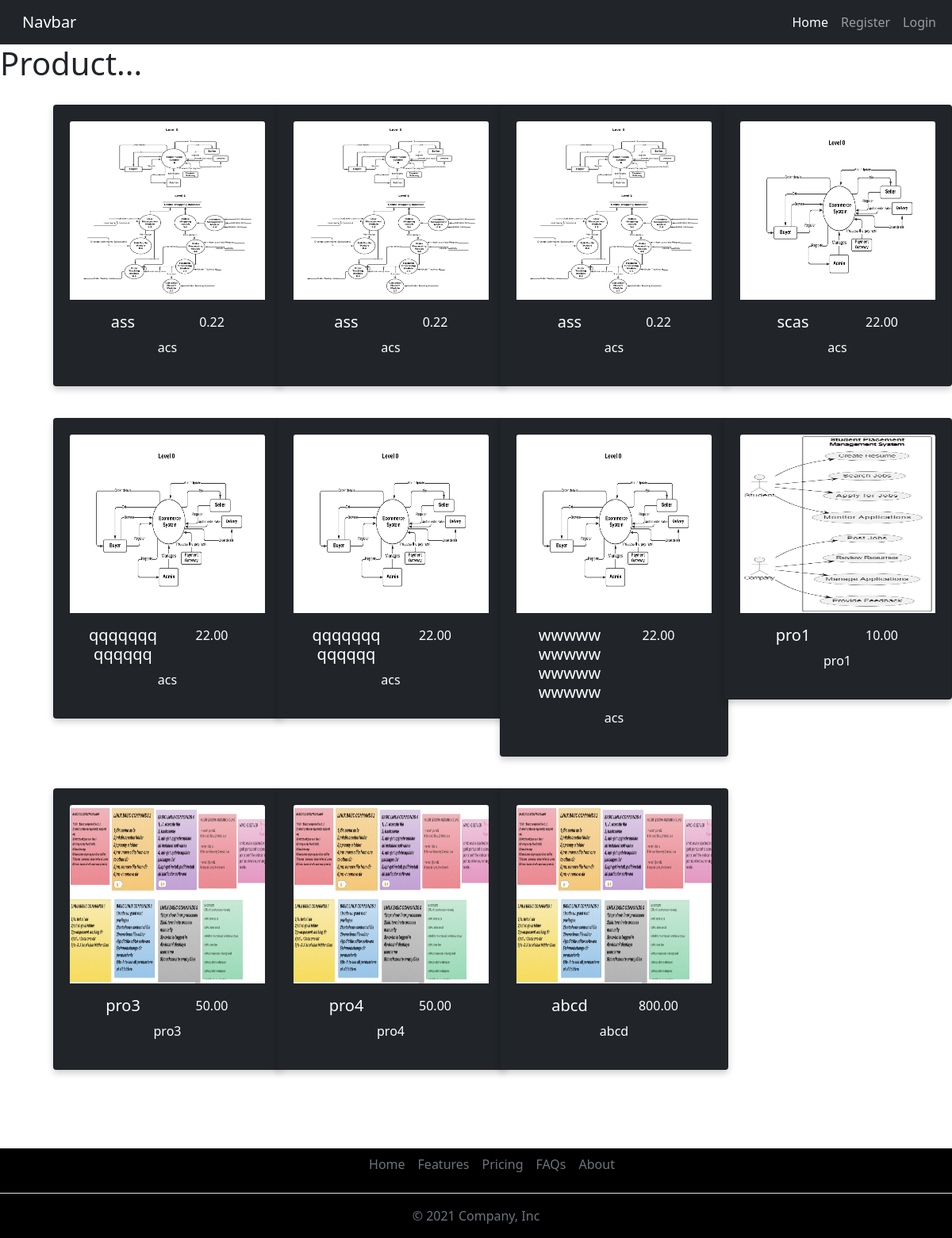
/product, run on the app's committed database.
### Ecommerce/models.py (models this page shows, shortened)
class Product(models.Model):
    name = models.CharField(max_length=255)
    description = models.CharField(max_length=500)
    price = models.DecimalField(max_digits=10, decimal_places=2)
    seller = models.ForeignKey(User, on_delete=models.CASCADE, related_name='products')
    image = models.ImageField(upload_to='product_images/')
    discount = models.PositiveIntegerField(validators=[validators.MaxValueValidator(100)])
    quantity = models.PositiveIntegerField(default=0)
    category = models.ForeignKey('Category', on_delete=models.SET_NULL, null=True, blank=True)
    brand = models.CharField(max_length=255, null=True, blank=True)
    rating = models.FloatField(default=0.0)
    created_at = models.DateTimeField(auto_now_add=True)

### Ecommerce/views.py (the view)
# urls.py: path('product',views.product,name="product"),
def product(request):
    products = Product.objects.all()
    return render(request, 'Products/product.html', {'products': products})

### Ecommerce/Templates/Products/product.html (shortened to what this page needs)
{% include 'helper/header.html' %}
<h1> Product...</h1>
<div class="container">
    <div class="row">
        {% for product in products %}
        <div class="column">
            <div class="card bg-dark text-white" style="width: 18rem;">
                <img class="card-img-top" src="{{ product.image }}" alt="Card image cap">
                <div class="card-body">
                    <div class="row">
                        <div class="col-6">
                            <h5 class="card-title">{{ product.name }}</h5>
                        </div>
                        <div class="col-6 text-right">
                            <p class="card-text">{{ product.price }}</p>
                        </div>
                    </div>
                    <p class="card-text">{{ product.description }}</p>
                </div>
            </div>
        </div>
        {% endfor %}
    </div>
</div>
{% include 'helper/footer.html' %}

### Ecommerce/Templates/Products/product.html (style rules this page uses)
img { height: 225px; width: 70px; }
.column { float: left; width: 25%; padding: 0 10px; }
.row { margin: 0 -5px; }
.row:after { content: ""; display: table; clear: both; }
.card { box-shadow: 0 4px 8px 0 rgba(0, 0, 0, 0.2); padding: 20px; text-align: center; margin: 20PX; }

### data on the page
Product: image (picture), name "ass", price "0.22", description "acs"
Product: image (picture), name "ass", price "0.22", description "acs"
Product: image (picture), name "ass", price "0.22", description "acs"
Product: image (picture), name "scas", price "22.00", description "acs"
Product: image (picture), name "qqqqqqqqqqqqq", price "22.00", description "acs"
Product: image (picture), name "qqqqqqqqqqqqq", price "22.00", description "acs"
Product: image (picture), name "wwwwwwwwwwwwwwwwwwww", price "22.00", description "acs"
Product: image (picture), name "pro1", price "10.00", description "pro1"
Product: image (picture), name "pro3", price "50.00", description "pro3"
Product: image (picture), name "pro4", price "50.00", description "pro4"
Product: image (picture), name "abcd", price "800.00", description "abcd"
